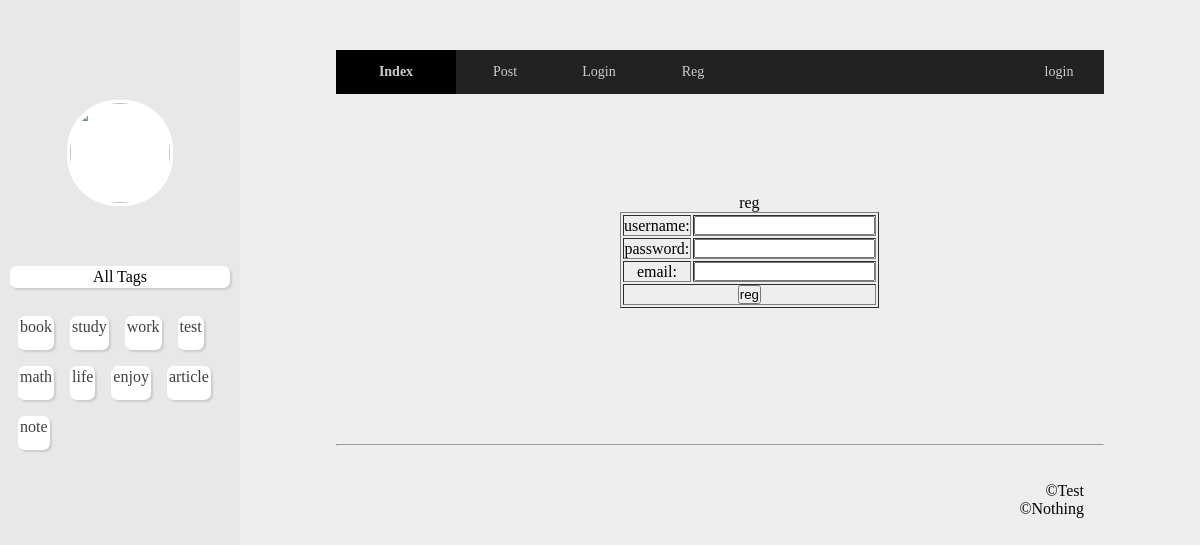
/regView/, run on the app's committed database.
### blog/models.py (models this page shows)
class Tags(models.Model):
	name = models.CharField(max_length=30)
	def __unicode__(self):
		return self.name

### blog/views.py (the view)
# urls.py: url(r'^regView/$', blog_view.regView),
def regView(req):
	return render(req, "reg.html")

### utils/utils.py (called while the page is built)
def loadTags(req):
	tags = Tags.objects.all()
	return {'tags':tags}

### templates/reg.html (shortened to what this page needs)
{% extends  'base.html' %}
{% block article %}
	<div class="reg-box box">
		<table border="1px" align="center">
			<caption>reg</caption>
			<tr>
				<td>username:</td>
				<td><input id="name" type="text" name="name"></td>
			</tr>
			<tr>
				<td>password:</td>
				<td><input id="password" type="password" name="password"></td>
			</tr>
			<tr>
				<td>email:</td>
				<td><input id="email" type="text" name="email"></td>
			</tr>
			<tr>
				<td colspan="2" align="center"><input id="regbtn" type="button" value='reg'></td>
			</tr>
		</table>
	</div>
{% endblock %}

### templates/left.html (shortened to what this page needs)
<div class="left">
	<div class="head-box">
		<div class="head-pic pic">
			<form action="/uploadPic/" method="post" enctype="multipart/form-data">{% csrf_token %}
			</form>
			<img  class="pic" src="{{request.session.user.pic}}" width="100%" height="100%" >
		</div>
		<div class="tags-cloud">
		<span>
		All Tags
		</span>
			{% for tag in tags %}
				<div class="tag-one"><a href="#">{{tag}}</a></div>
			{% endfor %}
		</div>
	</div>
</div>

### static/css/style.css (style rules this page uses)
* { padding: 0; margin: 0; }
body { height: 500px; background: #eee; }
.left { width: 20%; position: fixed; background: #e8e8e8; height: 100%; }
.box { text-align: center; margin: 100px auto; width: 200px; }
.head-box { width: 100%; height: 100%; margin-top: 100px; }
.pic { width: 100px; height: 100px; border-radius: 50px; }
.head-pic { margin: 0 auto; background: #fff; border: 3px solid #fff; }
.tags-cloud { padding: 10px; padding-top: 50px; }
.tags-cloud span { border-radius: 7px; box-shadow: 2px 2px 2px #ccc; margin-bottom: 20px; background: #fff; display: block; padding: 2px; text-align: center; }
.tag-one { height: 30px; background: #fff; border-radius: 7px; box-shadow: 2px 2px 2px #ccc; padding: 2px; margin: 8px; float: left; text-align: center; }
.tag-one a { text-decoration: none; color:#3f3f3f; display: block; }
.head-pic form { width: 100px; height: 100px; z-index: 9; position: absolute; }

### data on the page
Tags: name "book"
Tags: name "study"
Tags: name "work"
Tags: name "test"
Tags: name "math"
Tags: name "life"
Tags: name "enjoy"
Tags: name "article"
Tags: name "note"
